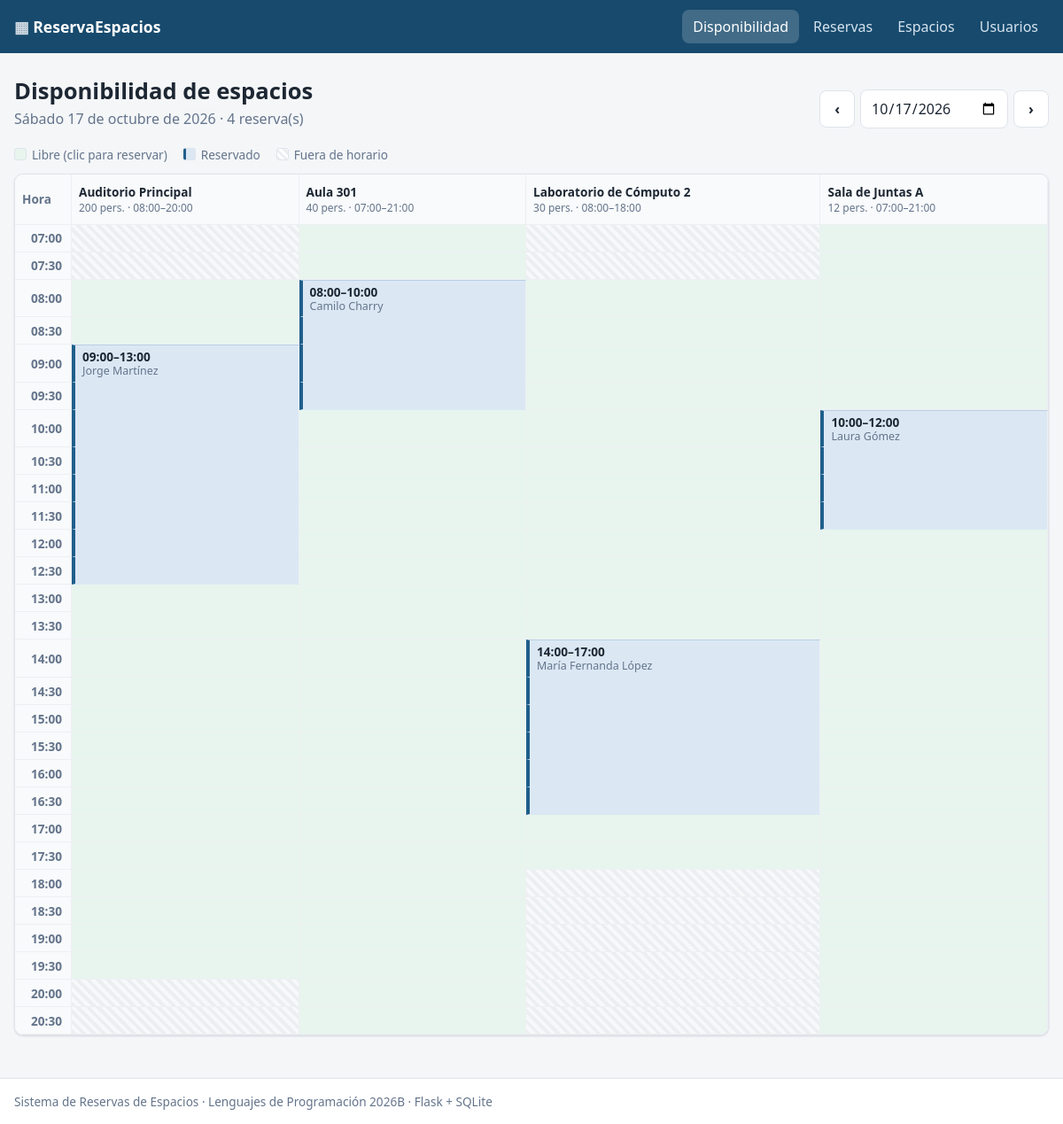
Page /reservas/calendario on the committed database.
### tables this page shows
CREATE TABLE espacios (
    id             INTEGER PRIMARY KEY AUTOINCREMENT,
    nombre         TEXT    NOT NULL UNIQUE CHECK (length(trim(nombre)) > 0),
    capacidad      INTEGER NOT NULL CHECK (capacidad > 0),
    ubicacion      TEXT    NOT NULL CHECK (length(trim(ubicacion)) > 0),
    equipamiento   TEXT    NOT NULL DEFAULT '',
    habilitado     INTEGER NOT NULL DEFAULT 1 CHECK (habilitado IN (0, 1)),
    hora_apertura  TEXT    NOT NULL DEFAULT '07:00' CHECK (hora_apertura GLOB '[0-2][0-9]:[0-5][0-9]'),
    hora_cierre    TEXT    NOT NULL DEFAULT '21:00' CHECK (hora_cierre GLOB '[0-2][0-9]:[0-5][0-9]'),
    CHECK (hora_apertura < hora_cierre)
);

CREATE TABLE reservas (
    id           INTEGER PRIMARY KEY AUTOINCREMENT,
    usuario_id   INTEGER NOT NULL REFERENCES usuarios (id) ON DELETE RESTRICT,
    espacio_id   INTEGER NOT NULL REFERENCES espacios (id) ON DELETE RESTRICT,
    fecha        TEXT    NOT NULL CHECK (fecha GLOB '[0-9][0-9][0-9][0-9]-[0-1][0-9]-[0-3][0-9]'),
    hora_inicio  TEXT    NOT NULL CHECK (hora_inicio GLOB '[0-2][0-9]:[0-5][0-9]'),
    hora_fin     TEXT    NOT NULL CHECK (hora_fin GLOB '[0-2][0-9]:[0-5][0-9]'),
    proposito    TEXT    NOT NULL CHECK (length(trim(proposito)) > 0),
    creada_en    TEXT    NOT NULL DEFAULT (datetime('now', 'localtime')),
    CHECK (hora_inicio < hora_fin)
);

CREATE TABLE usuarios (
    id        INTEGER PRIMARY KEY AUTOINCREMENT,
    nombre    TEXT NOT NULL CHECK (length(trim(nombre)) > 0),
    correo    TEXT NOT NULL UNIQUE CHECK (correo LIKE '%_@_%._%'),
    rol       TEXT NOT NULL CHECK (rol IN ('estudiante', 'docente', 'administrativo')),
    telefono  TEXT NOT NULL DEFAULT ''
);

### app/controllers/reserva_controller.py (the view)
@bp.get("/calendario")
def calendario():
    fecha = _fecha_consulta()
    dia = date.fromisoformat(fecha)
    tabla = ServicioReservas().disponibilidad(fecha)
    return render_template(
        "reservas/calendario.html",
        tabla=tabla,
        dia=dia,
        anterior=(dia - timedelta(days=1)).isoformat(),
        siguiente=(dia + timedelta(days=1)).isoformat(),
        hoy=date.today().isoformat(),
    )

### app/__init__.py (called while the page is built)
def _registrar_filtros(app: Flask) -> None:
    from datetime import date
    dias = ["lunes", "martes", "miércoles", "jueves", "viernes", "sábado", "domingo"]
    meses = ["enero", "febrero", "marzo", "abril", "mayo", "junio", "julio", "agosto",
             "septiembre", "octubre", "noviembre", "diciembre"]
    @app.template_filter("fecha_larga")
    def fecha_larga(valor) -> str:
        dia = valor if isinstance(valor, date) else date.fromisoformat(str(valor))
        return f"{dias[dia.weekday()]} {dia.day} de {meses[dia.month - 1]} de {dia.year}"

### app/controllers/reserva_controller.py (called while the page is built)
def _fecha_consulta() -> str:
    try:
        return v.fecha(request.args.get("fecha") or date.today().isoformat())
    except ValidacionError as error:
        flash(str(error), "error")
        return date.today().isoformat()

### app/models/base.py (called while the page is built)
    @property
    def id(self) -> int | None:
        return self._id

    @id.setter
    def id(self, valor) -> None:
        self._id = int(valor) if valor not in (None, "") else None

    @property
    def conexion(self) -> sqlite3.Connection:
        return self._conexion if self._conexion is not None else BaseDatos.conexion()

    def listar(self) -> list[T]:
        filas = self.conexion.execute(f"SELECT * FROM {self.tabla} ORDER BY {self.orden}").fetchall()
        return [self._a_entidad(fila) for fila in filas]

### app/models/database.py (called while the page is built)
    @staticmethod
    def conectar(ruta: str) -> sqlite3.Connection:
        conexion = sqlite3.connect(ruta)
        conexion.row_factory = sqlite3.Row
        conexion.execute("PRAGMA foreign_keys = ON")
        return conexion

    @classmethod
    def conexion(cls) -> sqlite3.Connection:
        if "db" not in g:
            g.db = cls.conectar(current_app.config["DATABASE"])
        return g.db

    @staticmethod
    def cerrar(_error=None) -> None:
        conexion = g.pop("db", None)
        if conexion is not None:
            conexion.close()

### app/models/espacio.py (called while the page is built)
    @property
    def nombre(self) -> str:
        return self._nombre

    @nombre.setter
    def nombre(self, valor) -> None:
        self._nombre = v.texto(valor, "nombre", maximo=100)

    @property
    def capacidad(self) -> int:
        return self._capacidad

    @capacidad.setter
    def capacidad(self, valor) -> None:
        self._capacidad = v.entero(valor, "capacidad máxima", minimo=1, maximo=5000)

    @ubicacion.setter
    def ubicacion(self, valor) -> None:
        self._ubicacion = v.texto(valor, "ubicación física", maximo=150)

    @property
    def habilitado(self) -> bool:
        return self._habilitado

### app/templates/reservas/calendario.html (shortened to what this page needs)
{% extends "base.html" %}
{% block contenido %}
<section class="encabezado">
    <div>
        <h1>Disponibilidad de espacios</h1>
        <p class="sutil">{{ dia | fecha_larga | capitalize }} · {{ tabla.total_reservas }} reserva(s)</p>
    </div>
    <form method="get" class="navegador-fecha">
        <a class="boton" href="{{ url_for('reservas.calendario', fecha=anterior) }}" aria-label="Día anterior">‹</a>
        <input type="date" name="fecha" value="{{ tabla.fecha }}" onchange="this.form.submit()">
        <a class="boton" href="{{ url_for('reservas.calendario', fecha=siguiente) }}" aria-label="Día siguiente">›</a>
    </form>
</section>
<div class="leyenda">
    <span><i class="muestra muestra--libre"></i>Libre (clic para reservar)</span>
    <span><i class="muestra muestra--reservado"></i>Reservado</span>
    <span><i class="muestra muestra--cerrado"></i>Fuera de horario</span>
</div>
{% if tabla.espacios %}
<div class="tabla-envoltura">
<table class="calendario">
    <thead>
        <tr>
            <th class="calendario__hora">Hora</th>
            {% for e in tabla.espacios %}
            <th>{{ e.nombre }}<small>{{ e.capacidad }} pers. · {{ e.hora_apertura }}–{{ e.hora_cierre }}</small></th>
            {% endfor %}
        </tr>
    </thead>
    <tbody>
    {% for fila in tabla.filas %}
        <tr>
            <th class="calendario__hora">{{ fila.desde }}</th>
            {% for celda in fila.celdas %}
                {% if celda.estado == 'libre' %}
                <td class="celda celda--libre">
                    <a href="{{ url_for('reservas.crear', espacio_id=celda.espacio_id, fecha=tabla.fecha, hora_inicio=celda.desde, hora_fin=celda.hasta) }}" title="Reservar {{ celda.desde }}–{{ celda.hasta }}"></a>
                </td>
                {% elif celda.estado == 'reservado' %}
                {% set r = celda.reserva %}
                <td class="celda celda--reservado {{ 'celda--inicio' if celda.primera }}" title="{{ r.hora_inicio }}–{{ r.hora_fin }} · {{ r.usuario }} · {{ r.proposito }}">
                    {% if celda.primera %}
                    <a href="{{ url_for('reservas.editar', reserva_id=r.id) }}">
                        <strong>{{ r.hora_inicio }}–{{ r.hora_fin }}</strong>
                        <span>{{ r.usuario }}</span>
                    </a>
                    {% endif %}
                </td>
                {% else %}
                <td class="celda celda--cerrado"></td>
                {% endif %}
            {% endfor %}
        </tr>
    {% endfor %}
    </tbody>
</table>
</div>
{% else %}
<p class="vacio">No hay espacios habilitados. <a href="{{ url_for('espacios.crear') }}">Registre uno</a>.</p>
{% endif %}
{% endblock %}

### app/static/css/estilos.css (style rules this page uses)
:root { --fondo: #f4f6f8; --superficie: #ffffff; --texto: #1d2733; --sutil: #64748b; --borde: #dfe4ea; --primario: #1f5f8b; --primario-oscuro: #174a6d; --exito: #1f7a4d; --exito-fondo: #e6f4ec; --error: #b42318; --error-fondo: #fdecea; --aviso: #8a5a00; --aviso-fondo: #fff4d6; --libre: #e8f5ee; --libre-hover: #c9ead7; --reservado: #dbe8f4; --reservado-borde: #1f5f8b; --cerrado: #eceff2; --radio: 10px; --sombra: 0 1px 2px rgba(16, 24, 40, 0.06), 0 1px 3px rgba(16, 24, 40, 0.08); font-family: "Segoe UI", system-ui, -apple-system, Roboto, sans-serif; color: var(--texto); background: var(--fondo); }
* { box-sizing: border-box; }
body { margin: 0; min-height: 100vh; display: flex; flex-direction: column; }
a { color: var(--primario); }
h1, h2 { margin: 0; line-height: 1.2; }
h1 { font-size: 1.6rem; }
.sutil { color: var(--sutil); margin: 4px 0 0; }
.encabezado { display: flex; justify-content: space-between; align-items: flex-end; gap: 16px; margin-bottom: 20px; flex-wrap: wrap; }
.boton { display: inline-flex; align-items: center; justify-content: center; gap: 6px; padding: 9px 16px; border-radius: 8px; border: 1px solid var(--borde); background: var(--superficie); color: var(--texto); font: inherit; font-weight: 600; text-decoration: none; cursor: pointer; transition: background 0.15s, border-color 0.15s; }
.tabla-envoltura { overflow-x: auto; background: var(--superficie); border: 1px solid var(--borde); border-radius: var(--radio); box-shadow: var(--sombra); }
input, select, textarea { font: inherit; padding: 9px 11px; border: 1px solid var(--borde); border-radius: 8px; background: #fff; color: var(--texto); width: 100%; }
.navegador-fecha { display: flex; gap: 6px; align-items: center; }
.navegador-fecha input { width: auto; }
.leyenda { display: flex; flex-wrap: wrap; gap: 18px; margin-bottom: 12px; font-size: 0.85rem; color: var(--sutil); }
.leyenda span { display: inline-flex; align-items: center; gap: 6px; }
.muestra { display: inline-block; width: 14px; height: 14px; border-radius: 3px; border: 1px solid var(--borde); }
.muestra--libre { background: var(--libre); }
.muestra--reservado { background: var(--reservado); border-left: 3px solid var(--reservado-borde); }
.muestra--cerrado { background: repeating-linear-gradient(45deg, var(--cerrado), var(--cerrado) 3px, #fff 3px, #fff 6px); }
.calendario { border-collapse: separate; border-spacing: 0; width: 100%; min-width: 640px; font-size: 0.85rem; }
.calendario th, .calendario td { border-bottom: 1px solid #edf0f3; border-right: 1px solid #edf0f3; height: 30px; }
.calendario thead th { position: sticky; top: 0; background: #f8fafb; padding: 10px 8px; text-align: left; font-weight: 700; min-width: 150px; z-index: 2; }
.calendario thead th small { display: block; font-weight: 400; color: var(--sutil); font-size: 0.75rem; }
.calendario__hora { position: sticky; left: 0; background: #f8fafb; color: var(--sutil); font-weight: 600; text-align: right; padding: 0 10px; width: 64px; min-width: 64px !important; z-index: 1; font-variant-numeric: tabular-nums; }
.celda { padding: 0; }
.celda--libre { background: var(--libre); }
.celda--libre a { display: block; width: 100%; height: 30px; }
.celda--reservado { background: var(--reservado); border-left: 4px solid var(--reservado-borde); border-bottom-color: var(--reservado) !important; }
.celda--reservado a { display: flex; flex-direction: column; padding: 4px 8px; text-decoration: none; color: var(--texto); line-height: 1.25; }
.celda--reservado a span { color: var(--sutil); font-size: 0.78rem; }
.celda--inicio { border-top: 1px solid #b9cfe3; }
.celda--cerrado { background: repeating-linear-gradient(45deg, var(--cerrado), var(--cerrado) 4px, #f7f8fa 4px, #f7f8fa 8px); }

### rows in the picture
espacios: nombre "Auditorio Principal", capacidad "200", hora_apertura "08:00", hora_cierre "20:00"
espacios: nombre "Aula 301", capacidad "40", hora_apertura "07:00", hora_cierre "21:00"
espacios: nombre "Laboratorio de Cómputo 2", capacidad "30", hora_apertura "08:00", hora_cierre "18:00"
espacios: nombre "Sala de Juntas A", capacidad "12", hora_apertura "07:00", hora_cierre "21:00"
reservas: hora_inicio "08:00", hora_fin "10:00"
usuarios: usuario "Camilo Charry"
reservas: hora_inicio "09:00", hora_fin "13:00"
usuarios: usuario "Jorge Martínez"
reservas: hora_inicio "10:00", hora_fin "12:00"
usuarios: usuario "Laura Gómez"
reservas: hora_inicio "14:00", hora_fin "17:00"
usuarios: usuario "María Fernanda López"

### other values in the picture
{{ dia | fecha_larga | capitalize }} "Sábado 17 de octubre de 2026"
{{ tabla.total_reservas }} "4"
{{ fila.desde }} "07:00" "07:30" "08:00" "08:30" "09:00" "09:30" "10:00" "10:30" "11:00" "11:30" "12:00" "12:30" "13:00" "13:30" "14:00" "14:30" "15:00" "15:30" "16:00" "16:30" "17:00" "17:30" "18:00" "18:30" "19:00" "19:30" "20:00" "20:30"
